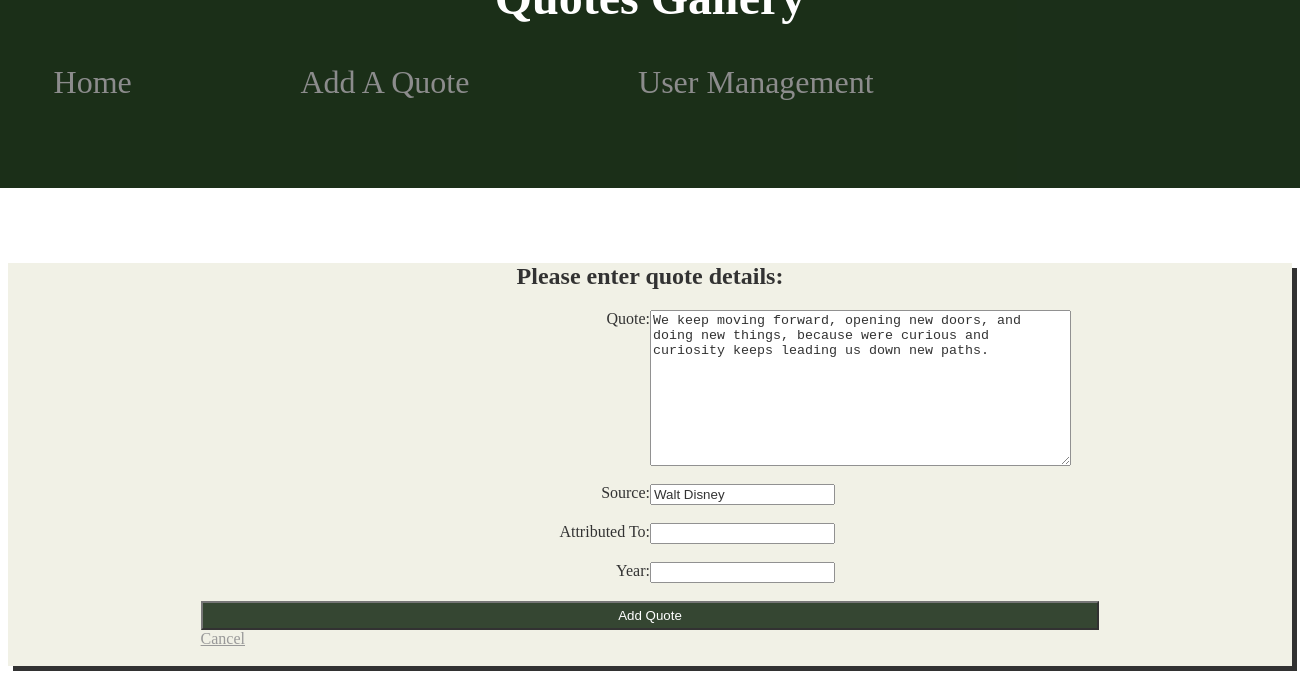
The page /PHP/UpdateQuote.php?quoteId=3 (signed in) on the database its author committed.
### tables this page shows
CREATE TABLE IF NOT EXISTS `tblquotes` (
  `quoteId` int(11) NOT NULL AUTO_INCREMENT,
  `quoteText` text NOT NULL,
  `attributedTo` varchar(50) NOT NULL DEFAULT 'Anonymous',
  `source` varchar(50) DEFAULT NULL,
  `year` year(4) DEFAULT NULL,
  PRIMARY KEY (`quoteId`),
  KEY `attributedTo` (`attributedTo`)
);

### Classes/QuoteClass.php (called while the page is built, shortened)
<?php
require_once 'DataHandler.php';
class Quote{
    protected $id;
    protected $quote_text;
    protected $source;
    function __construct($id,$quote_text,$attributedTo,$source,$year) {
        $this->id=$id;
        $this->quote_text = $quote_text;
        $this->source = $source;
    }
    function getQuote_text() {
        return $this->quote_text;
    }
    function getSource() {
        return $this->source;
    }
    function setId($id) {
        $this->id = $id;
    }
    function setQuote_text($quote_text) {
        $this->quote_text = $quote_text;
    }
    function setSource($source) {
        $this->source = $source;
    }
    function getSpecQuoteFromDb(){
        $dh = new DataHandler('quotesdb');
        $dh->connectToDB();
        $query_results = $dh->runResultQuery("SELECT * FROM `tblquotes` WHERE `quoteId` = $this->id");
         $rows = $query_results->fetch_all(MYSQLI_ASSOC);
         foreach ($rows as $value){
             $quote = new Quote(0, '', '', '',NULL);
             $quote->setQuote_text($value['quoteText']);
             $quote->setAttributedTo($value['attributedTo']);
             $quote->setSource($value['source']);
             $quote->setYear($value['year']);
             $quote->setId($value['quoteId']);
         }
         return $quote;
    }
}

### Classes/DataHandler.php (called while the page is built, shortened)
<?php
class DataHandler {
    protected $dbName;
    protected $dbHost;
    protected $dbUserName;
    protected $dbPassWord;
    protected $db;
    function __construct($dbName, $dbHost = '127.0.0.1', $dbUserName = 'root', $dbPassWord = '') {
        $this->dbName = $dbName;
        $this->dbHost = $dbHost;
        $this->dbUserName = $dbUserName;
        $this->dbPassWord = $dbPassWord;
    }
    function connectToDB()
    {
        if($this->db = new mysqli($this->dbHost,$this->dbUserName,$this->dbPassWord,$this->dbName)){
            $state = 'db connected';
        }
        else{
            die("Failed to connect to the database");
        }
    }
    function runResultQuery($qeury)
    {
        $database = $this->db;
        if($result = $database->query($qeury))
        {
            return $result;
        }
        else{
            echo "<br/>".$qeury."<br/>";
            echo mysqli_error($database);
            die("Unable to perform query");
        }
    }
}

### PHP/UpdateQuote.php (the view, shortened to what this page needs)
<?php
require '../Classes/QuoteClass.php';
$quote = new Quote(NULL,"","","",NULL);
if(isset($_GET['quoteId'])){
    $quote->setId($_GET['quoteId']);
    $quote = $quote->getSpecQuoteFromDb();
}
?>
<html>
    <head>
        <link rel="stylesheet" type="text/css" href="../CSS/main.css">
    </head>
    <body>
        <section class="form">
            <form action="<?php echo $_SERVER['PHP_SELF']?>" method="POST">
            <h1 class="bodyHeadings">Please enter quote details:</h1>
            <label class="leftFloat"><label>Quote:</label></label><textarea rows="10" cols="50" name="txtQuote"><?php echo $quote->getQuote_text();?></textarea><br><br>
            <label class="leftFloat"><label class="error"><?php showTextError('txtSource', 'btnAddQuote');?></label><label>Source:</label></label><input type="text" name="txtSource" value="<?php echo $quote->getSource()?>" /><br><br>
            <label class="leftFloat"><label class="error"><?php showTextError('txtAttr', 'btnAddQuote');?></label><label>Attributed To:</label></label><input type="text" name="txtAttr" value="<?php $quote->getAttributedTo()?>" /><br><br>
            <label class="leftFloat"><label class="error"><?php showTextError('txtYear', 'btnAddQuote');?></label><label>Year:</label></label><input type="number" name="txtYear" value="<?php $quote->getYear()?>" /><br><br>
            <input id="registerButton" class="regButton" type="submit" value="Add Quote" name="btnAddQuote" />
            <a class="links" href="../index.php">Cancel</a><br><br>
        </form>
        </section>
    </body>
</html>

### CSS/main.css (style rules this page uses)
body { background-image: url('../Images/background.jpg');background-repeat: repeat }
header h1 { font-family: 'Lucida Handwriting';font-size: 300%;color: white;text-align: center;position: relative;top: 7% }
header { background-color: #031900;height: 30%;width: 110%;position: relative;top: -7%;left: -5%;opacity: 0.9 }
.leftFloat { float: left;width: 50%;text-align: right }
.menu li { display: inline;list-style-type: none;padding-top: 2%;padding-left: 2%;padding-bottom: 1.3% }
.menu a { text-decoration: none;font-family: 'Viner Hand ITC';font-size: 200%;color: gray;padding-right: 10% }
.nav { position: relative;left: 3%;bottom: -10% }
.regButton { background-color: #031900;color: white; }
.regButton { width: 70%;margin-left: 15%;padding: 0.4% }
.links { margin-left: 15%;color: gray; }
.form { background-color: #EEEEE0;box-shadow: 5px 5px;opacity: 0.8 }
.bodyHeadings { font-family: 'Lucida Handwriting';text-align: center }

### rows shown on the page
tblquotes: txtQuote "We keep moving forward, opening new doors, and doing new things, because were curious and curiosity keeps leading us down new paths.", txtSource "Walt Disney"
